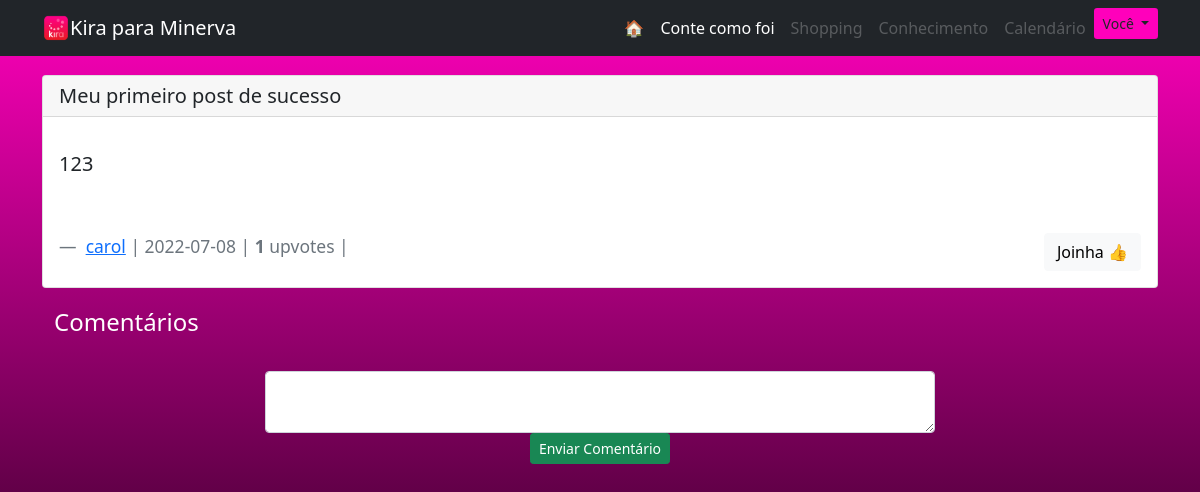
Page /post/1 (signed in) on the committed database.
### main.py (models this page shows)
class Usuario(UserMixin, db.Model): #PAI
    __tablename__ = "usuarios"
    id = db.Column(db.Integer, primary_key=True)
    nome_completo = db.Column(db.String(200))
    username = db.Column(db.String(100), unique=True)
    email = db.Column(db.String(200), unique=True)
    password = db.Column(db.String(100))
    pontos = db.Column(db.Integer)
    posts = relationship("Post", back_populates="autor_post")
    comentarios_usuario = relationship("Comentario", back_populates="autor_comentario")
    comunidades_criadas = relationship("Comunidade", back_populates="criador")
    entradas_usuario = relationship("Entrada", back_populates="autor_entrada")
    dms_recebidas = relationship("DirectMessage", back_populates="recipiente")

class Post(db.Model): #FILHO
    __tablename__ = "posts"
    id = db.Column(db.Integer, primary_key=True)
    id_autor_post = db.Column(db.Integer, db.ForeignKey("usuarios.id"))
    id_comunidade = db.Column(db.Integer, db.ForeignKey("comunidades.id"))
    titulo = db.Column(db.String(140), nullable=False)
    data = db.Column(db.Date, nullable=False)
    corpo = db.Column(db.Text, nullable=False)
    eh_artigo = db.Column(db.Boolean,nullable=False)
    upvotes = db.Column(db.Integer, default=0)
    comentarios = relationship("Comentario", back_populates="parent_post")
    autor_post = relationship("Usuario", back_populates="posts")
    comunidade = relationship("Comunidade", back_populates="posts")

### main.py (the view, shortened to what this page needs)
@app.route("/post/<int:q_id>", methods=['GET', 'POST'])
def show_post(q_id):
    form_comentario = FormComentario()
    db_post = Post.query.get(q_id)
    if db_post:
        return render_template('post.html', post=db_post, form_comentario=form_comentario)
    else:
        return abort(404)

### forms.py
class FormComentario(FlaskForm):
    corpo_form = CKEditorField("", validators=[DataRequired()])
    submit = SubmitField("Enviar Comentário")

### main.py (called while the page is built)
@login_manager.user_loader
def load_user(id):
    return Usuario.query.get(id)

### templates/post.html (shortened to what this page needs)
{% extends "base.html" %}
{% import "bootstrap/wtf.html" as wtf %}
{% block content %}
<div >
    <div id="post-display" class="container">
        <div class="card">
          <h5 class="card-header">{{ post.titulo }}</h5>
          <div class="card-body blockquote mb-0">
            <p class="card-text">{{ post.corpo | safe}}</p>
            <footer class="blockquote-footer" style="margin-top: 5%">
                <a href="{{ url_for('user_page', id_usuario=post.autor_post.id) }}">{{ post.autor_post.username }}</a>
                | {{ post.data }} |
                <strong>{{ post.upvotes }}</strong> upvotes |
                <a href="{{ url_for('upvote_post', q_id=post.id) }}" class="btn btn-light" style="float: right">Joinha 👍</a>
            </footer>
          </div>
        </div>
    </div>
    <div id="comments" class="container" style="margin: 1% auto">
        <h4 class="text-white container" style="margin: 20px 0 10px 0">Comentários</h4>
        {% if current_user.is_authenticated %}
        <div style="width: 60%; margin: 0 auto; text-align: center">
            {{ wtf.quick_form(form_comentario, novalidate=True, button_map={"submit": "success btn-sm"}) }}
        </div>
        {% endif %}
    </div>
</div>
{% endblock %}

### templates/base.html (shortened to what this page needs)
<!DOCTYPE html>
<html lang="en">
    <head>
        <link href="../static/css/styles.css" rel="stylesheet" />
    </head>
    <body class="bg-secondary">
        <nav class="navbar sticky-top navbar-expand-lg navbar-dark bg-dark">
            <div class="container">
                <img src="../static/assets/kira-rosa.png" style="width:28px; height: 28px">
                <a class="navbar-brand text-white" >Kira {%if current_user.is_authenticated %} para {{current_user.nome_completo.split()[0]}} {% endif %}</a>
                <div class="collapse navbar-collapse" id="navbarSupportedContent">
                    <ul class="navbar-nav ms-auto mb-2 mb-lg-0">
                        <li class="nav-item"><a class="nav-link link-topo text-white" href="{{ url_for('home') }}">🏠</a></li>
                        <li class="nav-item"><a class="nav-link link-topo text-white" href="{{ url_for('comunidades', base="featured", pagina=1) }}">Conte como foi</a></li>
                        <li class="nav-item"><a class="nav-link link-topo disabled" href="{{ url_for('shopping') }}">Shopping</a></li>
                        <li class="nav-item"><a class="nav-link link-topo disabled" href="{{ url_for('conhecimento') }}">Conhecimento</a></li>
                        {% if current_user.is_authenticated %}
                        <li class="nav-item"><a class="nav-link link-topo disabled" href="{{ url_for('conhecimento') }}">Calendário</a></li>
                        <li class="nav-item">
                            <div class="btn-group">
                                <button type="button" class="btn btn-sm botao-rosa dropdown-toggle" data-toggle="dropdown" aria-haspopup="true" aria-expanded="false">
                                    Você
                                </button>
                            </div>
                        </li>
                        {% endif %}
                    </ul>
                </div>
            </div>
        </nav>
        {% block content %}
        {% endblock %}
    </body>
</html>

### rows in the picture
Usuario: nome_completo "Minerva"
Post: titulo "Meu primeiro post de sucesso", corpo "123", data "2022-07-08", upvotes "1"
Usuario: autor_post.username "carol"
